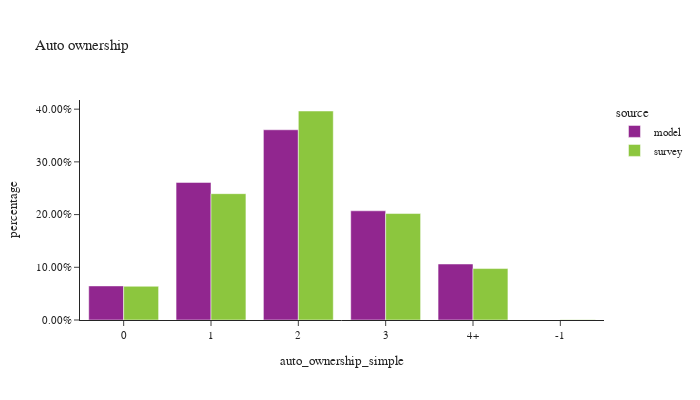

This figure's notebook cell:
### Code cell
df_plot = hh.groupby(['source','auto_ownership_simple'])['hhexpfac'].sum().reset_index()
df_plot['percentage'] = df_plot.groupby(['source'], group_keys=False)['hhexpfac'].\
        apply(lambda x: x / float(x.sum()))
df_plot['source'] = df_plot['source'].astype(pd.CategoricalDtype(['model', 'survey']))

df_plot_ct = hh.groupby(['source','auto_ownership_simple'])['hhexpfac'].count().reset_index(). \
    rename(columns={'hhexpfac':'sample count'})
df_plot = df_plot.merge(df_plot_ct, on=['source','auto_ownership_simple'])

fig = px.bar(df_plot.sort_values(by=['source']), x="auto_ownership_simple", y="percentage", color="source",
             hover_data=['sample count'],
             barmode="group",title="Auto ownership")
fig.update_layout(height=400, width=700, font=dict(size=11),
                  yaxis=dict(tickformat=".2%"))
fig.show()

### Figure 1 — Plotly figure (JSON) as saved in the notebook; plotly's stock layout.template omitted (floating-point values rounded to 4 significant figures)
{"data": [{"alignmentgroup": "True", "customdata": [[210586], [850055], [1175241], [674668], [346015]], "hovertemplate": "source=model<br>auto_ownership_simple=%{x}<br>percentage=%{y}<br>sample count=%{customdata[0]}<extra></extra>", "legendgroup": "model", "marker": {"color": "#91268F", "pattern": {"shape": ""}}, "name": "model", "offsetgroup": "model", "orientation": "v", "showlegend": true, "textposition": "auto", "type": "bar", "x": ["0", "1", "2", "3", "4+"], "xaxis": "x", "y": [0.06467, 0.261, 0.3609, 0.2072, 0.1063], "yaxis": "y"}, {"alignmentgroup": "True", "customdata": [[10], [5945], [23898], [19679], [5787], [2362]], "hovertemplate": "source=survey<br>auto_ownership_simple=%{x}<br>percentage=%{y}<br>sample count=%{customdata[0]}<extra></extra>", "legendgroup": "survey", "marker": {"color": "#8CC63E", "pattern": {"shape": ""}}, "name": "survey", "offsetgroup": "survey", "orientation": "v", "showlegend": true, "textposition": "auto", "type": "bar", "x": ["-1", "0", "1", "2", "3", "4+"], "xaxis": "x", "y": [0.0002542, 0.06397, 0.2397, 0.3965, 0.202, 0.0976], "yaxis": "y"}], "layout": {"barmode": "group", "font": {"size": 11}, "height": 400, "legend": {"title": {"text": "source"}, "tracegroupgap": 0}, "title": {"text": "Auto ownership"}, "width": 700, "xaxis": {"anchor": "y", "domain": [0, 1], "title": {"text": "auto_ownership_simple"}}, "yaxis": {"anchor": "x", "domain": [0, 1], "tickformat": ".2%", "title": {"text": "percentage"}}}}
